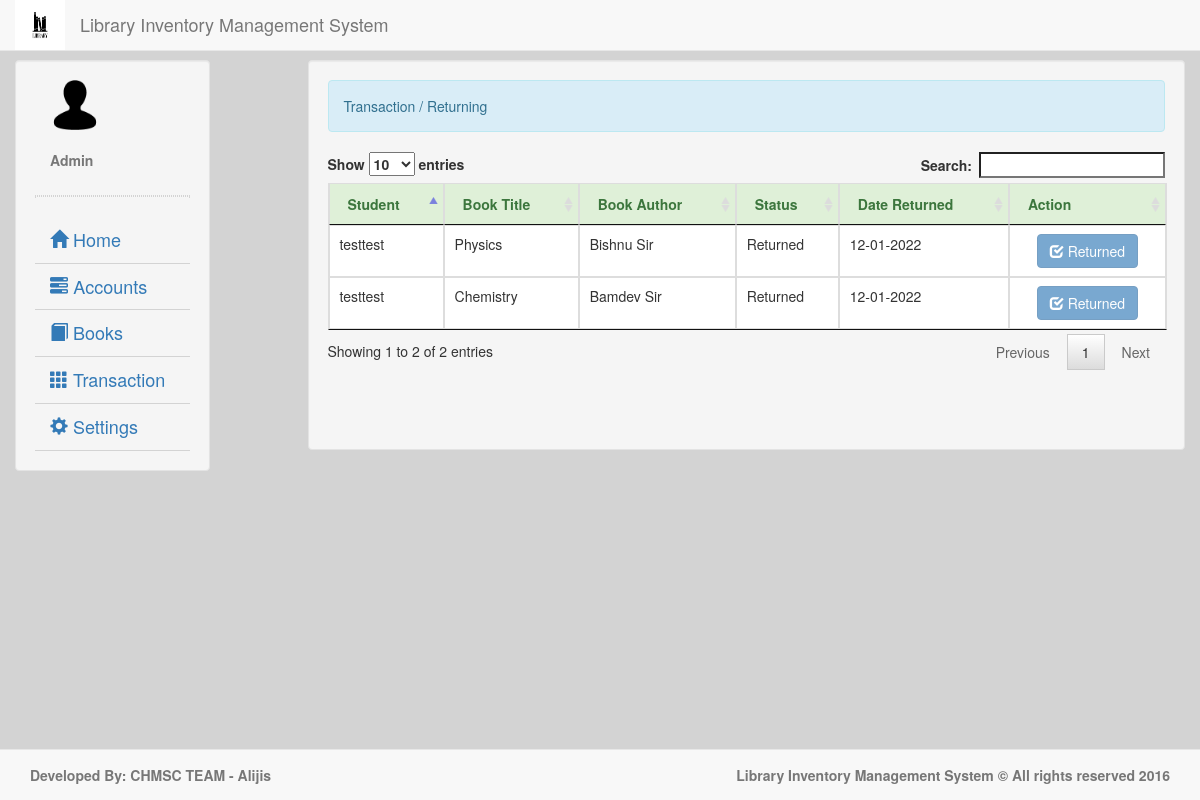
The page /returning.php (signed in) on the database its author committed.
### tables this page shows
CREATE TABLE `borrowing` (
  `borrow_id` int(11) NOT NULL,
  `book_id` int(11) NOT NULL,
  `student_no` int(11) NOT NULL,
  `qty` int(11) NOT NULL,
  `date` date NOT NULL,
  `status` varchar(10) NOT NULL
);

CREATE TABLE `student` (
  `student_id` int(11) NOT NULL,
  `student_no` varchar(8) NOT NULL,
  `firstname` varchar(30) NOT NULL,
  `middlename` varchar(30) NOT NULL,
  `lastname` varchar(30) NOT NULL,
  `course` varchar(8) NOT NULL,
  `section` varchar(6) NOT NULL
);

CREATE TABLE `book` (
  `book_id` int(11) NOT NULL,
  `book_title` varchar(50) NOT NULL,
  `book_description` varchar(200) NOT NULL,
  `book_category` varchar(50) NOT NULL,
  `book_author` varchar(60) NOT NULL,
  `date_publish` varchar(25) NOT NULL,
  `qty` int(11) NOT NULL
);

### account.php (called while the page is built)
<?php
	require_once 'connect.php';
	$qadmin = $conn->query("SELECT * FROM `admin` WHERE `admin_id` = '$_SESSION[admin_id]'") or die(mysqli_error());
	$fadmin = $qadmin->fetch_array();
	$name = $fadmin['firstname']." ".$fadmin['lastname'];

### returning.php (the view, shortened to what this page needs)
<!DOCTYPE html>
<?php
	require_once 'valid.php';
?>
<html lang = "eng">
	<head>
		<link rel = "stylesheet" type = "text/css" href = "css/bootstrap.css" />
		<link rel = "stylesheet" type = "text/css" href = "css/chosen.min.css" />
		<link rel = "stylesheet" type = "text/css" href = "css/jquery.dataTables.css" />
	</head>
	<body style = "background-color:#d3d3d3;">
		<nav class = "navbar navbar-default navbar-fixed-top">
			<div class = "container-fluid">
				<div class = "navbar-header">
					<img src = "images/logo.png" width = "50px" height = "50px" />
					<h4 class = "navbar-text navbar-right">Library Inventory Management System</h4>
				</div>
			</div>
		</nav>
		<div class = "container-fluid">
			<div class = "col-lg-2 well" style = "margin-top:60px;">
				<div class = "container-fluid">
					<img src = "images/user.png" width = "50px" height = "50px"/>
					<br />
					<br />
					<label class = "text-muted"><?php require'account.php'; echo $name;?></label>
				</div>
				<hr style = "border:1px dotted #d3d3d3;"/>
				<ul id = "menu" class = "nav menu">
					<li><a style = "font-size:18px; border-bottom:1px solid #d3d3d3;" href = "home.php"><i class = "glyphicon glyphicon-home"></i> Home</a></li>
					<li><a style = "font-size:18px; border-bottom:1px solid #d3d3d3;" href = ""><i class = "glyphicon glyphicon-tasks"></i> Accounts</a>
					</li>
					<li><a style = "font-size:18px; border-bottom:1px solid #d3d3d3;" href = "book.php"><i class = "glyphicon glyphicon-book"></i> Books</a></li>
					<li><a style = "font-size:18px; border-bottom:1px solid #d3d3d3;" href = ""><i class = "glyphicon glyphicon-th"></i> Transaction</a>
					</li>
					<li><a  style = "font-size:18px; border-bottom:1px solid #d3d3d3;" href = ""><i class = "glyphicon glyphicon-cog"></i> Settings</a>
					</li>
				</ul>
			</div>
			<div class = "col-lg-9 well" style = "margin-top:60px;">
				<div class = "alert alert-info">Transaction / Returning</div>
				<form method = "POST" action = "return.php" enctype = "multipart/form-data">
					<table id = "table" class = "table table-bordered">
						<thead class = "alert-success">
							<tr>
								<th>Student</th>
								<th>Book Title</th>
								<th>Book Author</th>
								<th>Status</th>
								<th>Date Returned</th>
								<th>Action</th>
							</tr>
						</thead>
						<tbody>
							<?php
								$qreturn = $conn->query("SELECT * FROM `borrowing`") or die(mysqli_error());
								while($freturn = $qreturn->fetch_array()){
							?>
							<tr>
								<td>
									<?php
										$qstudent = $conn->query("SELECT * FROM `student` WHERE `student_no` = '$freturn[student_no]'") or die(mysqli_error());
										$fstudent = $qstudent->fetch_array();
										echo $fstudent['firstname']."".$fstudent['lastname'];
									?>
								</td>
								<td>
									<?php
										$qbook = $conn->query("SELECT * FROM `book` WHERE `book_id` = '$freturn[book_id]'") or die(mysqli_error());
										$fbook = $qbook->fetch_array();
										echo $fbook['book_title'];
									?>
								</td>
								<td>
									<?php
										$qbook = $conn->query("SELECT * FROM `book` WHERE `book_id` = '$freturn[book_id]'") or die(mysqli_error());
										$fbook = $qbook->fetch_array();
										echo $fbook['book_author'];
									?>
								</td>
								<td><?php echo $freturn['status']?></td>
								<td><?php echo date("m-d-Y", strtotime($freturn['date']))?></td>
								<td>
									<?php
										if($freturn['status'] == 'Returned'){
										echo '<center><button disabled = "disabled" class = "btn btn-primary" type = "button" href = "#" data-toggle = "modal" data-target = "#return"><span class = "glyphicon glyphicon-check"></span> Returned</button></center>';
										}else{
										echo '<input type = "hidden" name = "borrow_id" value = "'.$freturn['borrow_id'].'"/><center><button class = "btn btn-primary" data-toggle = "modal" data-target = "#return"><span class = "glyphicon glyphicon-unchecked"></span> Return</button></center>';
										}
									?>
								</td>
							</tr>
							<?php
								}
							?>
						</tbody>
					</table>
				<br />
				<br />
				<br />
			</div>
		</div>
		<nav class = "navbar navbar-default navbar-fixed-bottom">
			<div class = "container-fluid">
				<label class = "navbar-text pull-left">Developed By: CHMSC TEAM - Alijis</label>
				<label class = "navbar-text pull-right">Library Inventory Management System &copy; All rights reserved 2016</label>
			</div>
		</nav>
	</body>
</html>

### rows shown on the page
borrowing: student.firstname "test", student.lastname "test", book.book_title "Physics", book.book_author "Bishnu Sir", status "Returned", date "12-01-2022"
borrowing: student.firstname "test", student.lastname "test", book.book_title "Chemistry", book.book_author "Bamdev Sir", status "Returned", date "12-01-2022"

### other values the page prints
$name "Admin"
